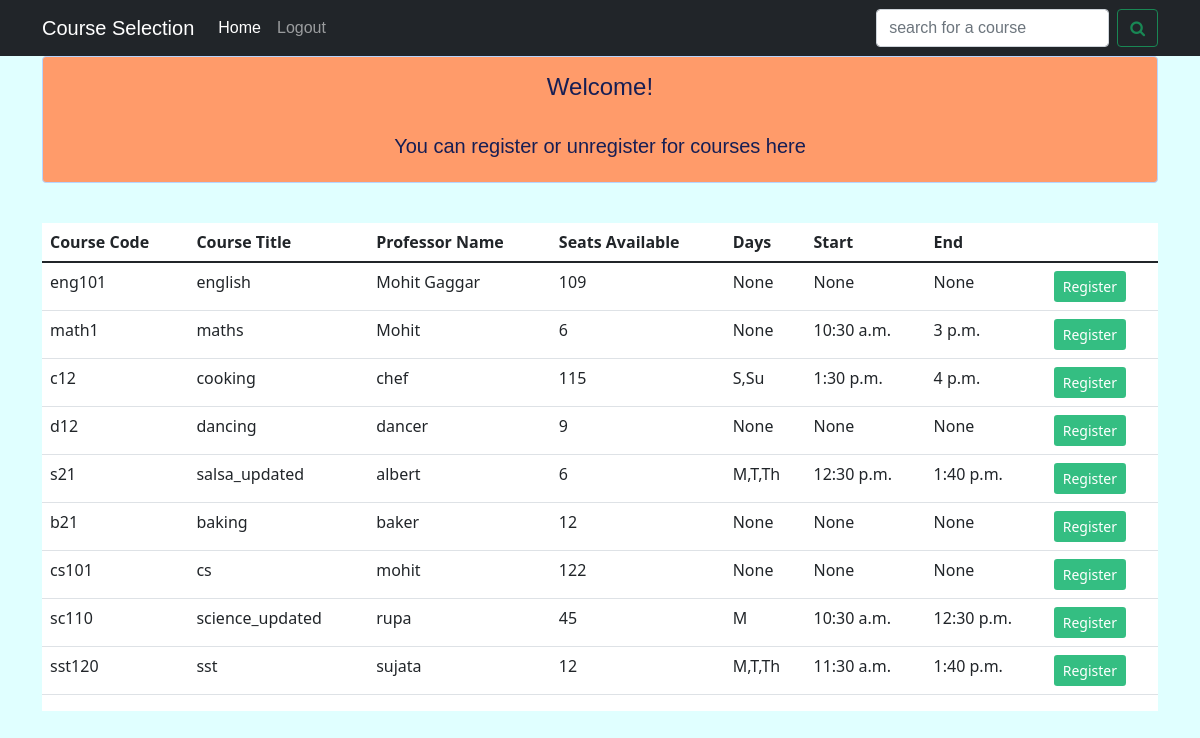
The page /pick_course (signed in) on the database its author committed.
### pick_courses/models.py (models this page shows)
class course(models.Model):
    name=models.CharField(max_length=100)
    course_id=models.CharField(max_length=100,primary_key=True)
    days=models.TextField(null=True)
    start_time=models.TimeField(null=True)
    end_time=models.TimeField(null=True)
    description=models.TextField(null=True)

class available_course(course):
    prof_name=models.CharField(max_length=100)
    prof_id=models.CharField(max_length=100)
    seats_available=models.IntegerField(default=0)
    prerequisites=models.TextField(null=True)

class course(models.Model):
    name=models.CharField(max_length=100)
    course_id=models.CharField(max_length=100,primary_key=True)
    days=models.TextField(null=True)
    start_time=models.TimeField(null=True)
    end_time=models.TimeField(null=True)
    description=models.TextField(null=True)

### pick_courses/views.py (the view)
# urls.py: path('pick_course',views.display_courses,name="display_courses"),
def display_courses(request):
    if(not request.user.is_authenticated):
        return redirect('signin')
    all_courses = get_all_courses()
    passing_obj={'courses' : all_courses}
    passing_obj['number_of_courses']=len(all_courses)
    try:
        user_id=request.user.username
        registered_courses=[]
        registered_courses=user_registered_courses(user_id)
        registered_courses_objects=get_course_objects(registered_courses)
        registered_course_ids=''
        for i in registered_courses_objects:
            registered_course_ids+=' '+str(i.course_id)
        passing_obj['registered_course']=registered_course_ids
        user_obj=get_user_object(user_id)
        passing_obj['user_name']=user_obj.name
    except:
        pass
    return render(request,'courses.html',passing_obj)

### pick_courses/views.py (called while the page is built)
def get_user_object(user_id):
    return myuser.objects.get(Q(user_id=user_id))

def get_all_courses():
    return available_course.objects.all()

def user_registered_courses(user_id):
    user_obj=get_user_object(user_id)
    if(user_obj.registered_courses):
        return [i for i in user_obj.registered_courses.split(',')]
    return []

### templates/courses.html (shortened to what this page needs)
<div id='div1'>
	{% extends 'base.html' %}
	{% block navbar_brand %}
		<a class="navbar-brand" href="pick_course">Course Selection</a>
	{% endblock%}
	{% block navbar_items %}
	<li class="nav-item">
		<a class="nav-link active" aria-current="page" href="home">Home</a>
	</li>
	<li class="nav-item">
		<a class="nav-link" aria-current="page" href="signout">Logout</a>
	</li>
	{% endblock%}
	{% block search %}
	<form class="d-flex" action="/search" style="margin: 0px;">
		<input class="form-control me-2" type="search" placeholder="search for a course" aria-label="Search" name="course_name">
		<button type="submit" class="btn btn-outline-success"><i class="fa fa-search"></i></button>
	</form>
	{% endblock %}
	{% block content %}
	<div class="container " style="text-align:center;">
		<div class="alert alert-primary my-alert" role="alert">
			<h4>Welcome! <b>{{user_name}}</b></h4>
			<br>
			{% if number_of_courses%}
			<h5>You can register or unregister for courses here</h5>
			{% else %}
			<h5>No courses found</h5>
			{%endif%}
		</div>
	</div>
	<br>
	{% if number_of_courses %}
	<div class="container">
		<div class="table-responsive" style="background-color: white;">
		<table class="table  table-hover  " id="mytable" style="font-family: Candara,Calibri,Segoe,Segoe UI,Optima,Arial,sans-serif; ">
			<thead>
				<tr>
					<th scope="col">Course Code</th>
					<th scope="col">Course Title</th>
					<th scope="col">Professor Name</th>
					<th scope="col">Seats Available</th>
					<th scope="col">Days</th>
					<th scope="col">Start</th>
					<th scope="col">End</th>
					<th></th>
				</tr>
			</thead>
			<tbody>
			{% for i in courses%}
				<tr>
					<td name='course_id' id="course_id" value='{{i.course_id}}'>{{i.course_id}}</td>
					<td name='course_name'id="course_name">{{i.name}}</td>
					<td>{{i.prof_name}}</td>
					<td>{{i.seats_available}}</td>
					<td>{{i.days}}</td>
					<td>{{i.start_time}}</td>
					<td>{{i.end_time}}</td>
					<td><button onclick='reg(this)' class="btn btn-sm"></button></td>
				</tr>
			{% endfor %}
			</tbody>
		</table>
	</div>
</div>
</div>
{% endif %}
{% endblock%}

### templates/base.html (style rules this page uses)
body { background-color:lightcyan; font-family: Verdana, Geneva, sans-serif; }
.my-alert { background-color: #FF9B6A; color:#161E54 ; }

### rows shown on the page
available_course: course_id "eng101", name "english", prof_name "Mohit Gaggar", seats_available "109", days "None", start_time "None", end_time "None"
available_course: course_id "math1", name "maths", prof_name "Mohit", seats_available "6", days "None", start_time "10:30 a.m.", end_time "3 p.m."
available_course: course_id "c12", name "cooking", prof_name "chef", seats_available "115", days "S,Su", start_time "1:30 p.m.", end_time "4 p.m."
available_course: course_id "d12", name "dancing", prof_name "dancer", seats_available "9", days "None", start_time "None", end_time "None"
available_course: course_id "s21", name "salsa_updated", prof_name "albert", seats_available "6", days "M,T,Th", start_time "12:30 p.m.", end_time "1:40 p.m."
available_course: course_id "b21", name "baking", prof_name "baker", seats_available "12", days "None", start_time "None", end_time "None"
available_course: course_id "cs101", name "cs", prof_name "mohit", seats_available "122", days "None", start_time "None", end_time "None"
available_course: course_id "sc110", name "science_updated", prof_name "rupa", seats_available "45", days "M", start_time "10:30 a.m.", end_time "12:30 p.m."
available_course: course_id "sst120", name "sst", prof_name "sujata", seats_available "12", days "M,T,Th", start_time "11:30 a.m.", end_time "1:40 p.m."
